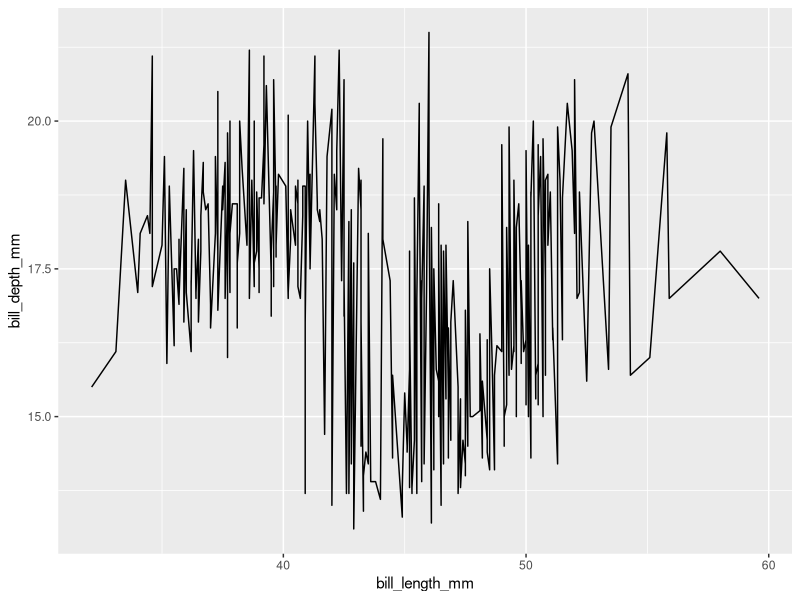

Here is the R script that generated this plot:
library(tidyverse)
library(palmerpenguins)
penguins <- palmerpenguins::penguins
penguins %>% ggplot(aes(bill_length_mm,bill_depth_mm),color=species) +
  geom_line()